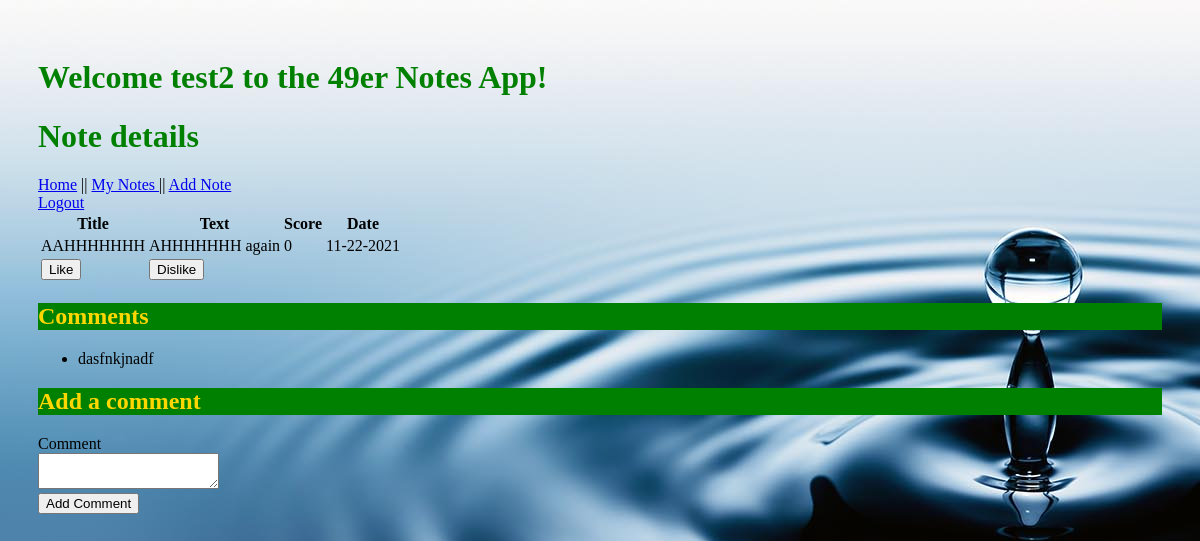
Page /notes/3 (signed in) on the committed database.
### models.py (models this page shows, shortened)
class Note(db.Model):
    id = db.Column("id", db.Integer, primary_key=True)
    title = db.Column("title", db.String(200))
    text = db.Column("text", db.String(100))
    date = db.Column("date", db.String(50))
    score = db.Column("score", db.Integer)
    user_id = db.Column(db.Integer, db.ForeignKey("user.id"), nullable=False)
    comments = db.relationship("Comment", backref="note", cascade="all, delete-orphan", lazy=True)

class Comment(db.Model):
    id = db.Column(db.Integer, primary_key=True)
    date_posted = db.Column(db.DateTime, nullable=False)
    content = db.Column(db.VARCHAR, nullable=False)
    note_id = db.Column(db.Integer, db.ForeignKey("note.id"), nullable=False)
    user_id = db.Column(db.Integer, db.ForeignKey("user.id"), nullable=False)

### Cooler.py (the view)
@app.route('/notes/<note_id>')
def get_note(note_id):
    if session.get('user'):
        my_note = db.session.query(Note).filter_by(id=note_id).one() #, user_id=session['user_id']
        form = CommentForm()
        return render_template('note.html', note=my_note, user=session['user'], form=form)
    else:
        return redirect(url_for('login'))

### forms.py
class CommentForm(FlaskForm):
    class Meta:
        csrf = False
    comment = TextAreaField('Comment',validators=[Length(min=1)])
    submit = SubmitField('Add Comment')

### templates/note.html (shortened to what this page needs)
<!DOCTYPE html>
<html lang="en">
<head>
    <link rel="stylesheet" href="{{ url_for('static', filename='main.css') }}">
</head>
<body>
<h1>Welcome {{user}} to the 49er Notes App!</h1>
<h1>Note details</h1>
<table>
    <tr>
        <th>Title</th>
        <th>Text</th>
        <th>Score</th>
        <th>Date</th>
    </tr>
    <tr>
        <td>{{ note.title }}</td>
        <td>{{ note.text }}</td>
        <td>{{ note.score }}</td>
        <td>{{ note.date }}</td>
    </tr>
    <td>
        <form action="{{ url_for('like_note', note_id=note.id) }}" method="post">
            <input type="submit" value="Like">
        </form>
    </td>
    <td>
        <form action="{{ url_for('dislike_note', note_id=note.id) }}" method="post">
            <input type="submit" value="Dislike">
        </form>
    </td>
    <nav>
        <a href="{{ url_for('index') }}"> Home</a> ||
        <a href="{{url_for('get_notes') }}"> My Notes </a> ||
        <a href="{{ url_for('new_note') }}">Add Note</a>
    </nav>
    <nav>
    <a href="{{ url_for('logout')}}">Logout</a>
    </nav>
</table>
{% if note.comments %}
  {% if note.comments|length > 0 %}
    <h2>Comments</h2>
    <ul>
    {% for comment in note.comments %}
      <li>{{ comment.content }}</li>
    {% endfor %}
    </ul>
  {% endif %}
{% endif %}
<form action="{{ url_for('new_comment', note_id=note.id) }}" method="post">
  <div class="formwrapper">
    <h2 class="title">Add a comment</h2>
    <div class="form-field">
      {{ form.comment.label }} <br/> {{ form.comment }}
    </div>
    {{ form.submit }}
  </div>
</form>
</body>
</html>

### static/main.css (style rules this page uses)
body { padding: 30px 30px; background-image: url("water-update.jpg"); }
h1 { color:green; }
h2 { color:gold; background:green; }

### rows in the picture
Note: title "AAHHHHHHH", text "AHHHHHHH again", score "0", date "11-22-2021"
Comment: content "dasfnkjnadf"

### other values in the picture
{{ user }} "test2"
